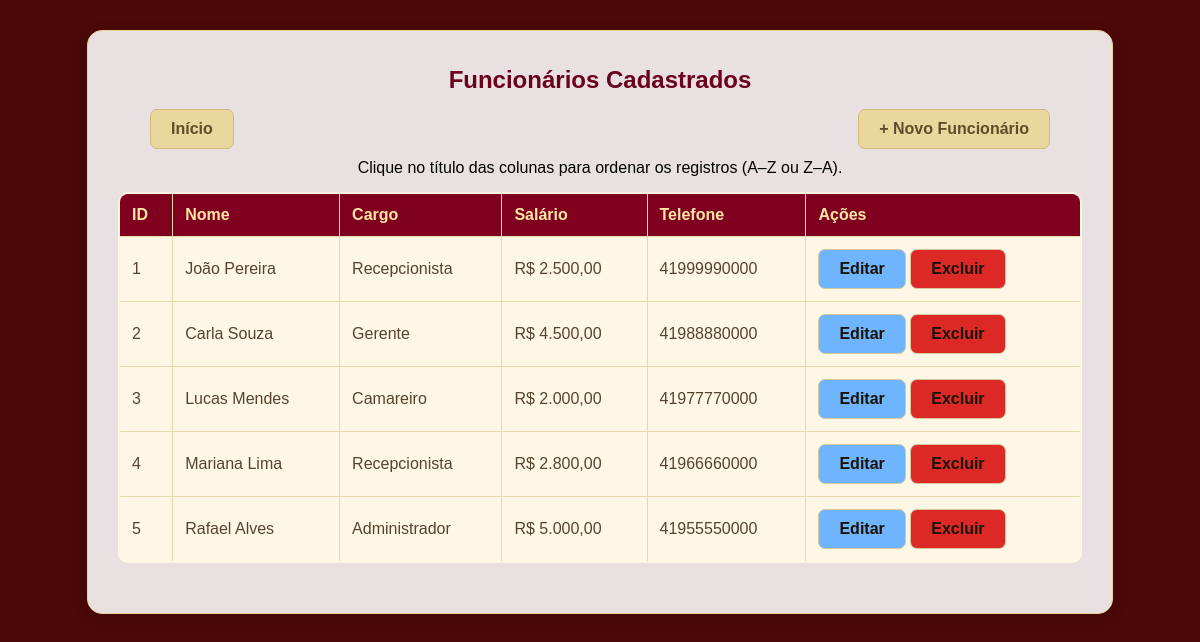
The app's page /Funcionarios/listar_funcionarios.php with its own data.
### tables this page shows
CREATE TABLE tbFuncionarios (
    codigo_funcionario INT AUTO_INCREMENT,
    nome_funcionario VARCHAR(50) NOT NULL,
    cargo_funcionario VARCHAR(30),
    salario_funcionario DECIMAL(10,2) NOT NULL,
    telefone_funcionario VARCHAR(15),
    CONSTRAINT pk_funcionarios PRIMARY KEY(codigo_funcionario)
);

### Funcionarios/listar_funcionarios.php (the view, shortened to what this page needs)
<?php
    require_once '../conexao.php';
    $colunasPermitidas = [
        'id' => 'codigo_funcionario',
        'nome' => 'nome_funcionario',
        'cargo' => 'cargo_funcionario',
        'salario' => 'salario_funcionario',
        'telefone' => 'telefone_funcionario',
    ];
    $coluna = filter_input(INPUT_GET, 'coluna', FILTER_SANITIZE_SPECIAL_CHARS);
    $ordem = filter_input(INPUT_GET, 'ordem', FILTER_SANITIZE_SPECIAL_CHARS);
    if (!isset($colunasPermitidas[$coluna])) {
        $coluna = 'id';
    }
    if ($ordem !== 'DESC') {
        $ordem = 'ASC';
    }
    $campo = $colunasPermitidas[$coluna];
    try {
        $stmt = $pdo->query("SELECT * FROM tbFuncionarios ORDER BY $campo $ordem")->fetchAll();
        $funcionarios = $stmt;
    } catch (PDOException $e) {
        die("Erro ao buscar funcionários.");
    }
?>
<!DOCTYPE html>
<html lang="pt-br">
<head>
    <link rel="stylesheet" href="../style.css">
</head>
<body>
    <div class="caixa-listagem">
        <h2>Funcionários Cadastrados</h2>
        <div class="topo-pagina">
            <a class="btn btn-inicio" href="../index.php">Início</a>
            <a class="btn btn-novo" href="form_funcionarios.php">+ Novo Funcionário</a>
        </div>
        <p>Clique no título das colunas para ordenar os registros (A–Z ou Z–A).</p>
        <?php if (count($funcionarios) > 0): ?>
            <table>
                <thead>
                    <tr>
                        <th><a href="?coluna=id&ordem=<?= $coluna === 'id' && $ordem === 'ASC' ? 'DESC' : 'ASC' ?>">ID</a></th>
                        <th><a href="?coluna=nome&ordem=<?= $coluna === 'nome' && $ordem === 'ASC' ? 'DESC' : 'ASC' ?>">Nome</a></th>
                        <th><a href="?coluna=cargo&ordem=<?= $coluna === 'cargo' && $ordem === 'ASC' ? 'DESC' : 'ASC' ?>">Cargo</a></th>
                        <th><a href="?coluna=salario&ordem=<?= $coluna === 'salario' && $ordem === 'ASC' ? 'DESC' : 'ASC' ?>">Salário</a></th>
                        <th><a href="?coluna=telefone&ordem=<?= $coluna === 'telefone' && $ordem === 'ASC' ? 'DESC' : 'ASC' ?>">Telefone</a></th>
                        <th>Ações</th>
                    </tr>
                </thead>
                <tbody>
                    <?php foreach ($funcionarios as $funcionario): ?>
                        <tr>
                            <td><?= htmlspecialchars($funcionario['codigo_funcionario']) ?></td>
                            <td><?= htmlspecialchars($funcionario['nome_funcionario']) ?></td>
                            <td><?= htmlspecialchars($funcionario['cargo_funcionario']) ?></td>
                            <td>R$ <?= number_format((float)$funcionario['salario_funcionario'], 2, ',', '.') ?></td>
                            <td><?= htmlspecialchars($funcionario['telefone_funcionario']) ?></td>
                            <td>
                                <a class="btn btn-editar" href="form_funcionarios.php?id=<?= (int)$funcionario['codigo_funcionario'] ?>">Editar</a>
                                <a class="btn btn-excluir" href="excluir_funcionarios.php?id=<?= (int)$funcionario['codigo_funcionario'] ?>">Excluir</a>
                            </td>
                        </tr>
                    <?php endforeach; ?>
                </tbody>
            </table>
        <?php else: ?>
            <p>Nenhum funcionário encontrado.</p>
        <?php endif; ?>
    </div>
</body>
</html>

### style.css (style rules this page uses)
body { font-family: Arial, sans-serif; margin: 30px; background-color: #4b0808; background-image: url("FundoNatal.png"); background-size: cover; background-position: center; background-repeat: no-repeat; background-attachment: fixed; color: #55432e; text-align: center; }
h2 { color: #6c011c; margin-top: 10px; margin-bottom: 10px; text-align: center; }
table { border-collapse: collapse; width: 100%; max-width: 900px; margin: 5px auto 25px; background-color: rgba(255, 248, 230, 0.96); border: 2px solid #e8d9ad; border-radius: 10px; overflow: hidden; }
th, td { border: 1px solid #e8d9ad; padding: 12px; text-align: left; }
th { background-color: #800020; color: #ffe6a3; }
th a { color: #ffe6a3 !important; text-decoration: none; }
td { color: #55432e; }
.topo-pagina { display: flex; justify-content: space-between; align-items: center; max-width: 900px; margin: 10px auto; padding-top: 5px; }
.btn { padding: 10px 20px; border: none; border-radius: 7px; cursor: pointer; font-size: 16px; text-decoration: none; display: inline-block; transition: 0.3s; font-weight: bold; }
.btn-inicio, .btn-novo { background-color: #e9d79e; color: #614c29; border: 1px solid #d2bb7c; }
.btn-editar { background-color: #6eb4ff; color: #181206; border: 1px solid #d8c79e; }
.btn-excluir { background-color: #d60303d7; color: #181209; border: 1px solid #d8c79e; }
p { text-align: center; margin: 10px 0; font-size: 16px; color: #000000; }
.caixa-listagem { background-color: rgba(255, 255, 255, 0.88); padding: 25px 30px; border-radius: 15px; border: 1px solid #e8d39b; box-shadow: 0 4px 15px rgba(0, 0, 0, 0.15); width: 90%; max-width: 1100px; margin: 30px auto; box-sizing: border-box; }
.caixa-listagem table { max-width: 100%; margin: 15px auto 25px; }

### records on screen
tbfuncionarios: codigo_funcionario "1", nome_funcionario "João Pereira", cargo_funcionario "Recepcionista", salario_funcionario "2.500,00", telefone_funcionario "41999990000"
tbfuncionarios: codigo_funcionario "2", nome_funcionario "Carla Souza", cargo_funcionario "Gerente", salario_funcionario "4.500,00", telefone_funcionario "41988880000"
tbfuncionarios: codigo_funcionario "3", nome_funcionario "Lucas Mendes", cargo_funcionario "Camareiro", salario_funcionario "2.000,00", telefone_funcionario "41977770000"
tbfuncionarios: codigo_funcionario "4", nome_funcionario "Mariana Lima", cargo_funcionario "Recepcionista", salario_funcionario "2.800,00", telefone_funcionario "41966660000"
tbfuncionarios: codigo_funcionario "5", nome_funcionario "Rafael Alves", cargo_funcionario "Administrador", salario_funcionario "5.000,00", telefone_funcionario "41955550000"
